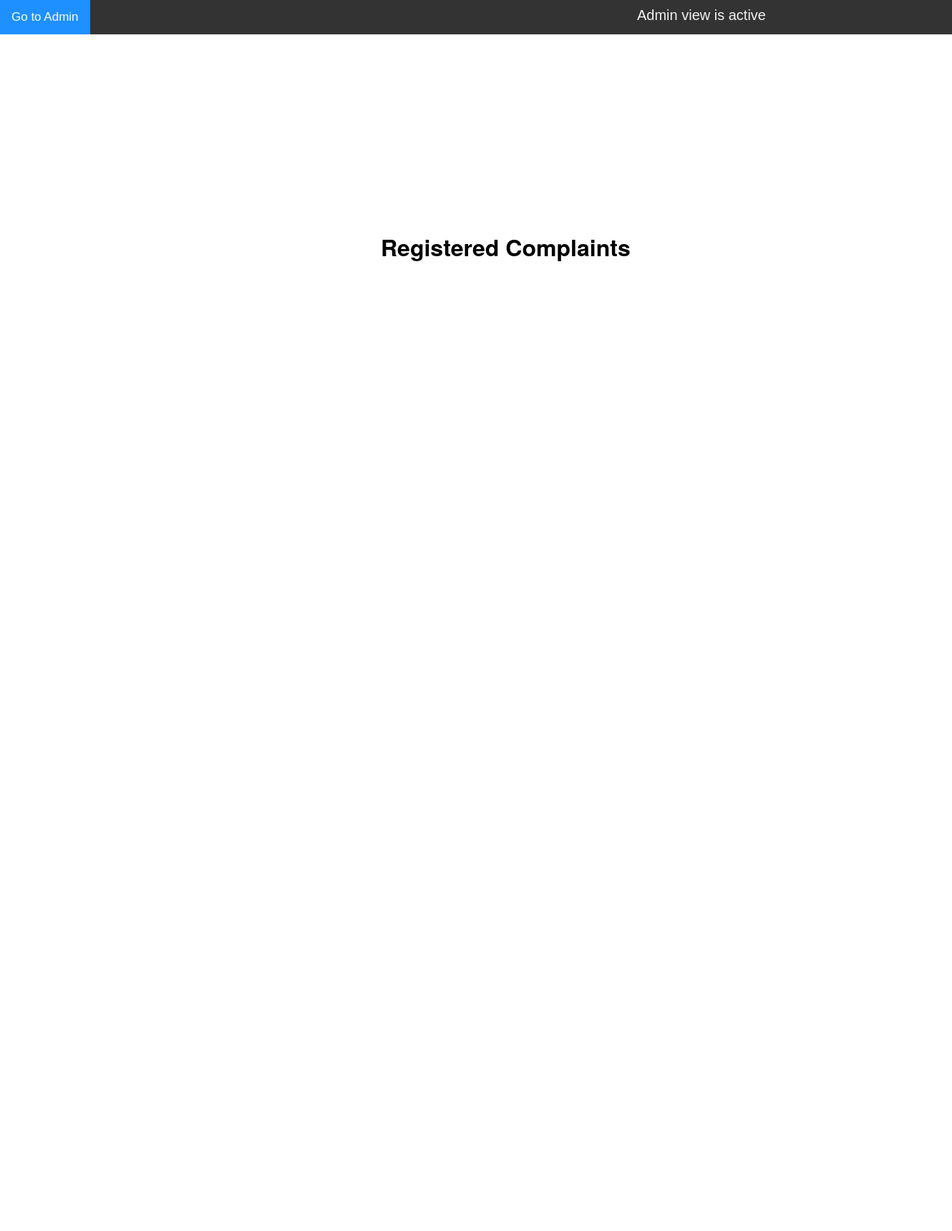
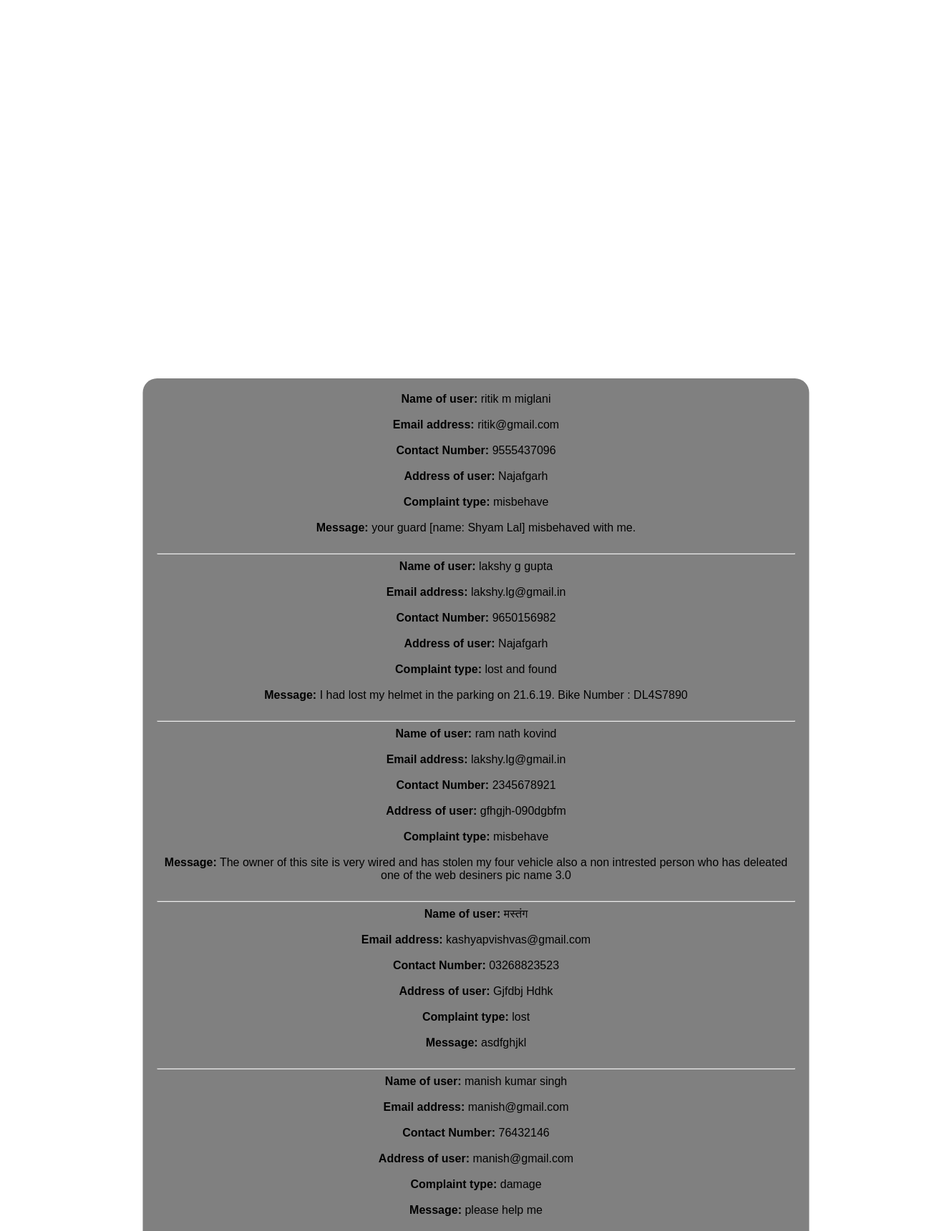
Screenshot of /printcomplaint/ with the database file from the repository (2 pictures, top to bottom).
### parking/models.py (models this page shows, shortened)
class Complaints(models.Model):
    fname = models.CharField(max_length=20)
    mname = models.CharField(max_length=20, default="")
    lname = models.CharField(max_length=20)
    contactno = models.CharField(max_length=10, default="")
    email = models.EmailField(default="null")
    address = models.CharField(max_length=200, default="")
    space = models.CharField(max_length=30, default="")
    message = models.CharField(max_length=2000, default="")

### parking/views.py (the view)
# urls.py: path('printcomplaint/', views.printcomplaint, name='printcomplaint'),
def printcomplaint(request):
    obj = Complaints.objects.filter().all()
    return render(request, 'printcomplaint.html', {'obj':obj})

### parking/templates/printcomplaint.html (shortened to what this page needs)
<!DOCTYPE html>
<html lang="en">
<head>
</head>
<body>
<div class="topnav">
  <a class="active" href="/adminpage/">Go to Admin</a>
    <a><div class="toplg">Admin view is active</div></a>
<div class="bg-heading">
<h1>Registered Complaints</h1>
</div>
<div class="bg-text">
{% if obj %}
{% for k in obj%}
    <b>Name of user:</b> {{ k.fname }} {{ k.mname }} {{ k.lname }}<br><br>
    <b>Email address:</b> {{ k.email }}<br><br>
    <b>Contact Number:</b> {{ k.contactno }}<br><br>
    <b>Address of user:</b> {{ k.address }}<br><br>
    <b>Complaint type:</b> {{ k.space }}<br><br>
    <b>Message:</b> {{ k.message }}<br><br>
<hr>
{% endfor %}
{% endif %}
</div>
</body>
</html>

### parking/templates/printcomplaint.html (style rules this page uses)
body, html { height: 100%; margin: 0; font-family: Arial, Helvetica, sans-serif; }
.bg-heading { font-family: Verlag,museo-sans,'Helvetica Neue',Helvetica,Arial,sans-serif; position: absolute; top: 10%; left: 75%; transform: translate(-50%, -50%); z-index: 2; width: 70%; height: 40% text-align: center; }
.bg-text { border-radius: 20px; background-color: rgb(128, 128, 128); font-family: "Helvetica", Times, serif; color: black; position: absolute; top: 90%; left: 50%; transform: translate(-50%, -50%); z-index: 2; width: 67%; padding: 20px; text-align: center; }
body { margin: 0; font-family: Arial, Helvetica, sans-serif; }
.topnav { overflow: hidden; background-color: #333; }
.topnav a { float: left; color: #f2f2f2; text-align: center; padding: 14px 16px; text-decoration: none; font-size: 17px; }
.topnav a.active { background-color: #1E90FF; color: white; }
.toplg { position: absolute; top: 10px; right: 260px; font-size: 20px; }

### rows the page displays
Complaints: fname "ritik", mname "m", lname "miglani", email "ritik@gmail.com", contactno "9555437096", address "Najafgarh", space "misbehave", message "your guard [name: Shyam Lal] misbehaved with me."
Complaints: fname "lakshy", mname "g", lname "gupta", email "lakshy.lg@gmail.in", contactno "9650156982", address "Najafgarh", space "lost and found", message "I had lost my helmet in the parking on 21.6.19. Bike Number : DL4S7890"
Complaints: fname "ram", mname "nath", lname "kovind", email "lakshy.lg@gmail.in", contactno "2345678921", address "gfhgjh-090dgbfm", space "misbehave", message "The owner of this site is very wired and has stolen my four vehicle also a non intrested person who has deleated one of the web desiners pic name 3.0"
Complaints: fname "मस्तंग", email "kashyapvishvas@gmail.com", contactno "03268823523", address "Gjfdbj Hdhk", space "lost", message "asdfghjkl"
Complaints: fname "manish", mname "kumar", lname "singh", email "manish@gmail.com", contactno "76432146", address "manish@gmail.com", space "damage", message "please help me"
